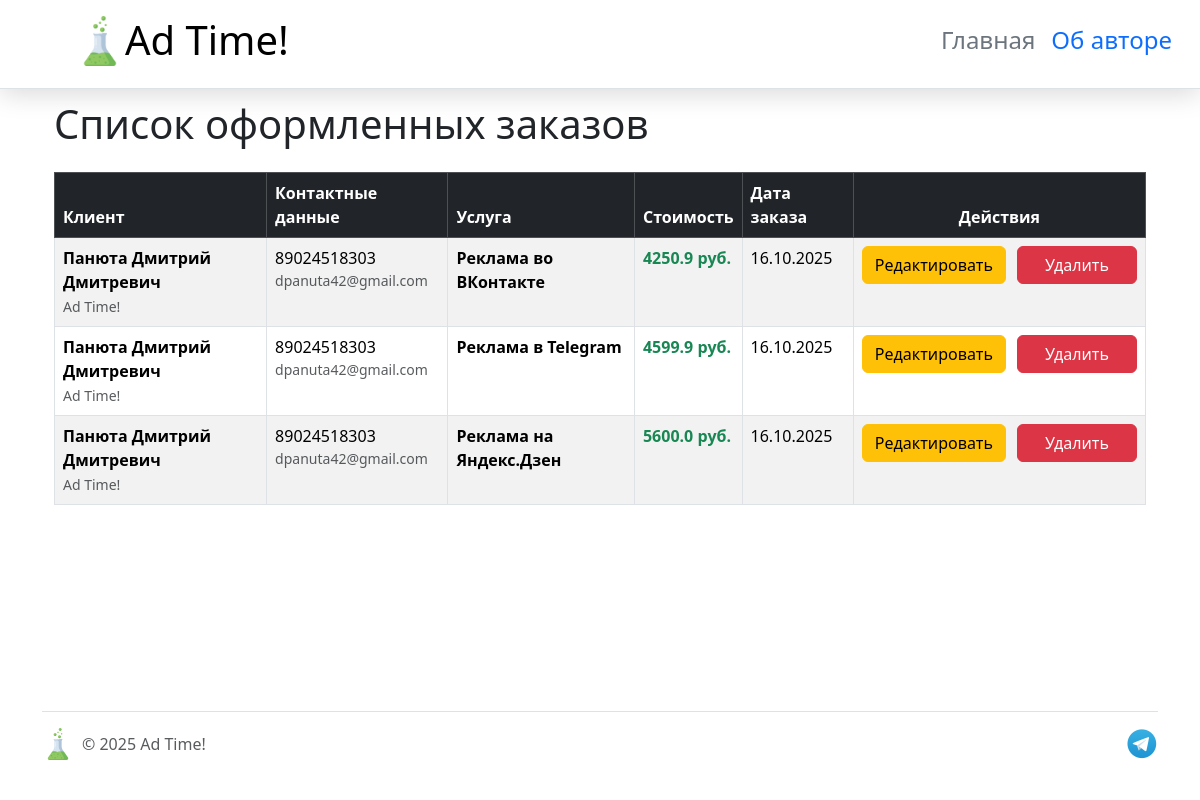
/list-ordres, run on the app's committed database.
### models.py (models this page shows, shortened)
class Order(db.Model):
    __tablename__ = 'orders'
    id = db.Column(db.Integer, primary_key=True)
    customer_id = db.Column(db.Integer, db.ForeignKey(
        'customers.id'), nullable=False)
    service_id = db.Column(db.Integer, db.ForeignKey(
        'services.id'), nullable=False)
    order_date = db.Column(db.Date, nullable=False)
    customer = db.relationship('Customer', backref='orders')
    service = db.relationship('Service', backref='orders')

class Customer(db.Model):
    __tablename__ = 'customers'
    id = db.Column(db.Integer, primary_key=True)
    name = db.Column(db.String(125), nullable=False)
    date_of_birth = db.Column(db.Date)
    phone_number = db.Column(
        db.String(11), nullable=False, unique=True)
    email = db.Column(db.String(100))
    company = db.Column(db.String(100))

class Service(db.Model):
    __tablename__ = 'services'
    id = db.Column(db.Integer, primary_key=True)
    service_name = db.Column(db.String(125), nullable=False)
    description = db.Column(db.Text(1000))
    price = db.Column(db.Float(), nullable=False, default='0')

### app.py (the view)
@app.route('/list-ordres')
def list_orders():
    orders = Order.query.all()
    return render_template('list_orders.html', orders=orders)

### templates/list_orders.html (shortened to what this page needs)
{% extends 'base.html' %}
{% block content %}
<div class="container">
    <h1 class="mb-4">Список оформленных заказов</h1>
    {% if orders %}
    <table class="table mt-4 table-bordered table-striped table-hover">
        <thead class="table-dark">
            <tr>
                <th>Клиент</th>
                <th>Контактные данные</th>
                <th>Услуга</th>
                <th>Стоимость</th>
                <th>Дата заказа</th>
                <th class="text-center">Действия</th>
            </tr>
        </thead>
        <tbody>
            {% for order in orders %}
            <tr>
                <td>
                    <b>{{ order.customer.name }}</b>
                    {% if order.customer.company %}
                    <br><small class="text-muted">{{ order.customer.company }}</small>
                    {% endif %}
                </td>
                <td>
                    <div>{{ order.customer.phone_number }}</div>
                    <div class="text-muted small">{{ order.customer.email or 'Email не указан' }}</div>
                </td>
                <td>
                    <strong>{{ order.service.service_name }}</strong>
                </td>
                <td>
                    <span class="fw-bold text-success">{{ order.service.price }} руб.</span>
                </td>
                <td>
                    {{ order.order_date.strftime('%d.%m.%Y') }}
                </td>
                <td class="text-center">
                    <div class="btn-group" role="group">
                        <a href="{{ url_for('update_order', order_id=order.id) }}" class="btn btn-warning rounded">Редактировать</a>
                        <a href="{{ url_for('index') }}"
                        class="btn btn-danger rounded"
                        onclick="return confirm('Вы уверены, что хотите удалить этот заказ?')">Удалить</a>
                </div>
                </td>
            </tr>
            {% endfor %}
        </tbody>
    </table>
    {% else %}
    <div class="alert alert-info mt-4">
        <h4 class="alert-heading">Заказов пока нет!</h4>
        <p class="mb-0">Вы еще не оформили ни одного заказа. <a href="{{ url_for('add_order') }}" class="alert-link">Создайте первый заказ</a>.</p>
    </div>
    {% endif %}
</div>
{% endblock %}

### templates/base.html (shortened to what this page needs)
<!DOCTYPE html>
<html lang="en">
<head>
    <link rel="stylesheet" href="{{ url_for('static', filename='css/main.css') }}">
    <link href="https://cdn.jsdelivr.net/npm/bootstrap@5.3.8/dist/css/bootstrap.min.css" rel="stylesheet">
</head>
<body>
    <div class="page">
        <div class="container">
            <header class="d-flex flex-wrap align-items-center justify-content-center justify-content-md-between py-3 mb-4 border-bottom">
                <div class="col-md-3 mb-2 mb-md-0">
                    <a href="/" class="d-inline-flex link-body-emphasis text-decoration-none">
                        <img class="header_img" src="{{ url_for('static', filename='img/flask_one.png')}}" alt="law">
                        <span class="header_text" style="max-height: 50px; width: auto;"><h1>Ad Time!</h1></span>
                    </a>
                </div>
                <ul class="nav col-12 col-md-auto mb-2 justify-content-center mb-md-0">
                    <li><a href="{{ url_for('index')}}" class="nav-link px-2 link-secondary"><h4>Главная</h4></a></li>
                    <li><a href="{{ url_for('about')}}" class="nav-link px-2"><h4>Об авторе</h4></a></li>
                </ul>
            </header>
        </div>
        <main class="content">
            <div class="container">
                {% block content %}{% endblock %}
            </div>
        </main>
        <div class="container">
            <footer class="d-flex flex-wrap justify-content-between align-items-center py-3 my-4 border-top">
                <div class="col-md-4 d-flex align-items-center">
                    <a href="/" class="mb-3 me-2 mb-md-0 text-body-secondary text-decoration-none lh-1" aria-label="Bootstrap">
                        <img class="footer_img" src="{{ url_for('static', filename='img/flask_one.png')}}" alt="law">
                    </a>
                    <span class="mb-3 mb-md-0 text-body-secondary">© 2025 Ad Time!</span>
                </div>
                <ul class="nav col-md-4 justify-content-end list-unstyled d-flex">
                    <li class="ms-3">
                        <a class="text-body-secondary" href="https://t.me/amidamaru_soul" aria-label="Telegram">
                            <img class="footer_tg_img" src="{{ url_for('static', filename='img/Telegram_Messenger.png')}}" alt="Telegram">
                        </a>
                    </li>
                </ul>
            </footer>
        </div>
    </div>
</body>
</html>

### static/css/main.css (style rules this page uses)
header { position: fixed; top: 0; left: 0; width: 100%; padding: 0px 20px 0px 75px; z-index: 1000; background-color: #fff; box-shadow: 0 5px 25px rgba(0, 0, 0, 0.15); }
.header_img { max-height: 50px; width: auto; }
.footer_img { height: 32px; width: 32px; }
.footer_tg_img { height: 32px; width: 32px; }
.page { display: flex; flex-direction: column; min-height: 100vh; }
.content { flex: 1 0 auto; padding: 100px 0 20px 0; }
body { margin: 0; padding: 0; }
.btn { margin-bottom: 16px; }
.btn-group { display: flex; justify-content: center; gap: 12px; }
.btn { padding: 8px 16px; font-size: 1rem; min-width: 120px; }

### data on the page
Order: customer.name "Панюта Дмитрий Дмитревич", customer.company "Ad Time!", customer.phone_number "89024518303", customer "dpanuta42@gmail.com", service.service_name "Реклама во ВКонтакте", service.price "4250.9", order_date "16.10.2025"
Order: customer.name "Панюта Дмитрий Дмитревич", customer.company "Ad Time!", customer.phone_number "89024518303", customer "dpanuta42@gmail.com", service.service_name "Реклама в Telegram", service.price "4599.9", order_date "16.10.2025"
Order: customer.name "Панюта Дмитрий Дмитревич", customer.company "Ad Time!", customer.phone_number "89024518303", customer "dpanuta42@gmail.com", service.service_name "Реклама на Яндекс.Дзен", service.price "5600.0", order_date "16.10.2025"
